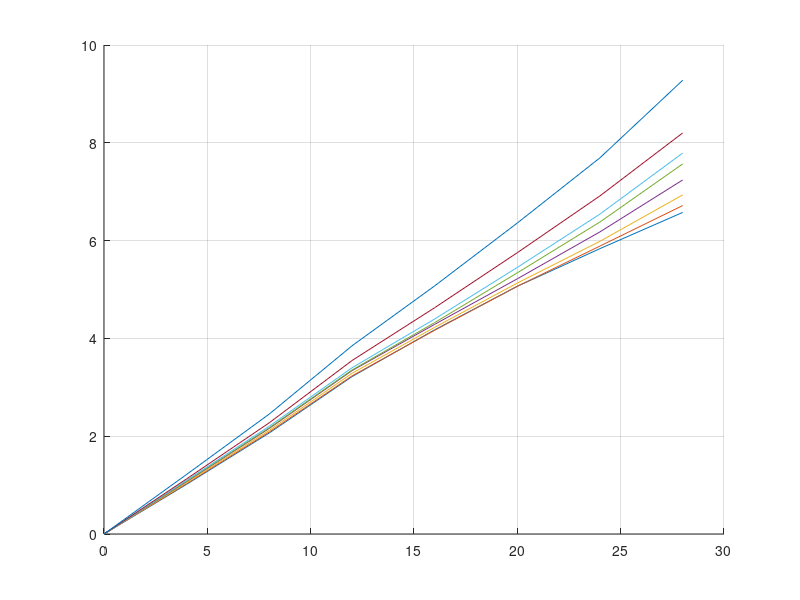
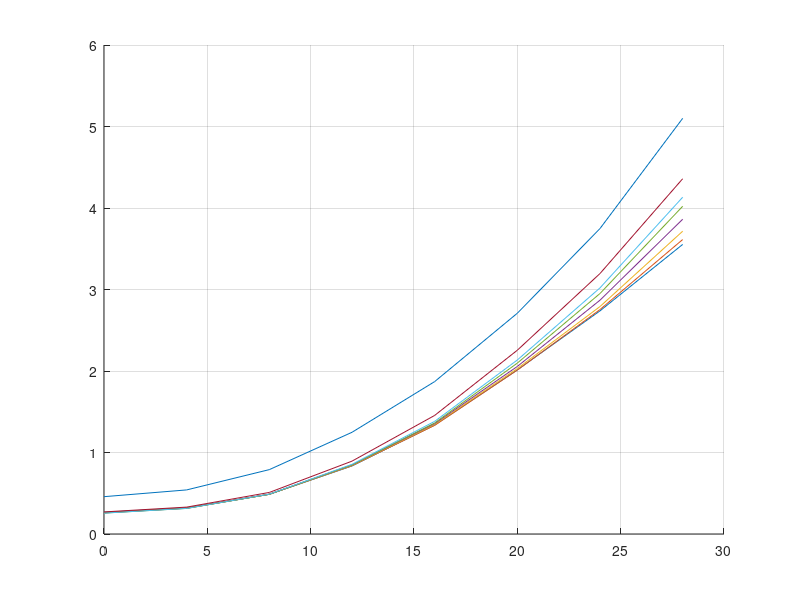

Recreate these plots in MATLAB, in order.
clear; clc; close all;
mach_table = [0.2, 0.4, 0.5, 0.6, 0.7, 0.75, 0.8, 0.93];
alpha_table = [.00, 4.00, 8.00, 12.00, 16.00, 20.00, 24.00, 28.00];

% mach 0.2
cn_table(1,:) = [0.000, 1.037, 2.115, 3.322, 4.383, 5.449, 6.445, 7.475];
cm_table(1,:) = [0.000, -0.222, -0.289, -0.558, -0.080, 0.688, 1.595, 2.038];
ca_table(1,:) = [0.266, 0.249, 0.194, 0.148, 0.134, 0.160, 0.128, 0.050];
cp_table(1,:) = [-0.295, -0.214, -0.136, -0.168, -0.018, 0.126, 0.247, 0.273];
cl_table(1,:) = [.000, 1.017, 2.067, 3.218, 4.176, 5.066, 5.836, 6.576];
cd_table(1,:) = [.266, .321, .487, .835, 1.337, 2.014, 2.738, 3.553];

% mach 0.4
cn_table(2,:) = [0.000, 1.051, 2.134, 3.337, 4.373, 5.448, 6.500, 7.626];
cm_table(2,:) = [0.000, -0.250, -0.333, -0.604, -0.055, 0.655, 1.426, 1.835];
ca_table(2,:) = [0.263, 0.246, 0.193, 0.147, 0.133, 0.157, 0.121, 0.037];
cp_table(2,:) = [-0.323, -0.238, -0.156, -0.181, -0.013, 0.120, 0.219, 0.241];
cl_table(2,:) = [.000, 1.031, 2.087, 3.233, 4.167, 5.066, 5.889, 6.716];
cd_table(2,:) = [.263, .318, .488, .838, 1.333, 2.011, 2.754, 3.613];

% mach 0.5
cn_table(3,:) = [0.000, 1.070, 2.169, 3.390, 4.433, 5.517, 6.603, 7.866];
cm_table(3,:) = [0.000, -0.276, -0.389, -0.727, -0.210, 0.446, 1.204, 1.690];
ca_table(3,:) = [0.261, 0.243, 0.187, 0.141, 0.127, 0.152, 0.116, 0.025];
cp_table(3,:) = [-0.339, -0.258, -0.180, -0.214, -0.047, 0.081, 0.182, 0.215];
cl_table(3,:) = [.000, 1.051, 2.121, 3.286, 4.227, 5.132, 5.986, 6.934];
cd_table(3,:) = [.261, .317, .487, .842, 1.344, 2.030, 2.791, 3.715];

% mach 0.6
cn_table(4,:) = [0.000, 1.093, 2.208, 3.444, 4.494, 5.607, 6.812, 8.206];
cm_table(4,:) = [0.000, -0.305, -0.444, -0.825, -0.337, 0.307, 1.051, 1.581];
ca_table(4,:) = [0.259, 0.240, 0.183, 0.135, 0.121, 0.148, 0.108, 0.011];
cp_table(4,:) = [-0.359, -0.279, -0.201, -0.239, -0.075, 0.055, 0.154, .193];
cl_table(4,:) = [.000, 1.074, 2.161, 3.341, 4.287, 5.219, 6.179, 7.240];
cd_table(4,:) = [.259, .316, .488, .848, 1.355, 2.056, 2.869, 3.862];

% mach 0.7
cn_table(5,:) = [0.000, 1.101, 2.218, 3.456, 4.531, 5.736, 7.029, 8.570];
cm_table(5,:) = [0.000, -0.320, -0.476, -0.877, -0.474, 0.203, 0.845, 1.353];
ca_table(5,:) = [0.257, 0.238, 0.180, 0.132, 0.119, 0.144, 0.101, -0.002];
cp_table(5,:) = [-0.369, -0.291, -0.214, -0.254, -0.105, 0.035, 0.120, 0.158];
cl_table(5,:) = [.000, 1.081, 2.172, 3.353, 4.323, 5.341, 6.381, 7.568];
cd_table(5,:) = [.257, .314, .487, .848, 1.363, 2.097, 2.951, 4.021];

% mach 0.75
cn_table(6,:) = [0.000, 1.118, 2.250, 3.503, 4.607, 5.853, 7.206, 8.818];
cm_table(6,:) = [0.000, -0.345, -0.528, -0.974, -0.628, 0.040, 0.636, 1.106];
ca_table(6,:) = [0.256, 0.236, 0.178, 0.129, 0.116, 0.141, 0.097, -0.009];
cp_table(6,:) = [-0.382, -0.308, -0.235, -0.278, -0.136, 0.007, 0.088, 0.125];
cl_table(6,:) = [.000, 1.099, 2.204, 3.399, 4.397, 5.452, 6.543, 7.790];
cd_table(6,:) = [.256, .314, .489, .855, 1.382, 2.135, 3.020, 4.132];

% mach 0.80
cn_table(7,:) = [0.000, 1.148, 2.324, 3.656, 4.850, 6.177, 7.617, 9.288];
cm_table(7,:) = [0.000, -0.366, -0.575, -1.115, -0.810, -0.218, 0.398, 0.701];
ca_table(7,:) = [0.271, 0.251, 0.189, 0.137, 0.123, 0.151, 0.107, -0.001];
cp_table(7,:) = [-0.392, -0.319, -0.247, -0.305, -0.167, -0.035, 0.052, 0.076];
cl_table(7,:) = [.000, 1.128, 2.275, 3.547, 4.628, 5.753, 6.915, 8.201];
cd_table(7,:) = [.271, .330, .510, .894, 1.455, 2.255, 3.196, 4.359];

% mach 0.93
cn_table(8,:) = [0.000, 1.254, 2.540, 4.024, 5.393, 6.903, 8.553, 10.586];
cm_table(8,:) = [0.000, -0.458, -0.795, -1.620,-1.509, -0.989, -0.510, -0.389];
ca_table(8,:) = [0.458, 0.455, 0.440, 0.421, 0.399, 0.370, 0.294, 0.147];
cp_table(8,:) = [-0.418, -0.365, -0.313, -0.403, -0.280, -0.143, -0.060, -0.037];
cl_table(8,:) = [.000, 1.219, 2.454, 3.848, 5.074, 6.360, 7.694, 9.278];
cd_table(8,:) = [.458, .541, .790, 1.248, 1.870, 2.709, 3.748, 5.100];


for i = 1:8
    figure(1);
    hold on;
    grid on;
    plot(alpha_table, cl_table(i,:))
    figure(2)
    hold on;
    grid on;
    plot(alpha_table, cd_table(i,:))
end

